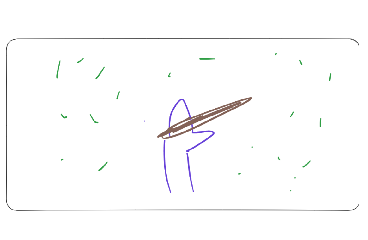

Rendered tile map (Tiled .tmx) drawn with the repository's tilesets; below, a short description and the full map source, tile grids included:
An orthogonal 23x15 tile map with 16x16 px tiles, 3 tile layers (Back, Buildings, Front), 1 hidden layer not drawn.

<map version="1.10" tiledversion="1.11.2" orientation="orthogonal" renderorder="right-down" compressionlevel="0" width="23" height="15" tilewidth="16" tileheight="16" infinite="0" nextlayerid="9" nextobjectid="4">
 <tileset firstgid="1" name="z_Ollivander45_Hogwarts" tilewidth="16" tileheight="16" tilecount="345" columns="23">
  <image source="z_Ollivander45_Hogwarts.png" width="368" height="240" />
 </tileset>
 <layer id="1" name="Back" width="23" height="15">
  <data encoding="csv">
1,2,3,4,5,6,7,8,9,10,11,12,13,14,15,16,17,18,19,20,21,22,23,
24,25,26,27,28,29,30,31,32,33,34,35,36,37,38,39,40,41,42,43,44,45,46,
47,48,49,50,51,52,53,54,55,56,57,58,59,60,61,62,63,64,65,66,67,68,69,
70,71,72,73,74,75,76,77,78,79,80,81,82,83,84,85,86,87,88,89,90,91,92,
93,94,95,96,97,98,99,100,101,102,103,104,105,106,107,108,109,110,111,112,113,114,115,
116,117,118,119,120,121,122,123,124,125,126,127,128,129,130,131,132,133,134,135,136,137,138,
139,140,141,142,143,144,145,146,147,148,149,150,151,152,153,154,155,156,157,158,159,160,161,
162,163,164,165,166,167,168,169,170,171,172,173,174,175,176,177,178,179,180,181,182,183,184,
185,186,187,188,189,190,191,192,193,194,195,196,197,198,199,200,201,202,203,204,205,206,207,
208,209,210,211,212,213,214,215,216,217,218,219,220,221,222,223,224,225,226,227,228,229,230,
231,232,233,234,235,236,237,238,239,240,241,242,243,244,245,246,247,248,249,250,251,252,253,
254,255,256,257,258,259,260,261,262,263,264,265,266,267,268,269,270,271,272,273,274,275,276,
277,278,279,280,281,282,283,284,285,286,287,288,289,290,291,292,293,294,295,296,297,298,299,
300,301,302,303,304,305,306,307,308,309,310,311,312,313,314,315,316,317,318,319,320,321,322,
323,324,325,326,327,328,329,330,331,332,333,334,335,336,337,338,339,340,341,342,343,344,345
</data>
 </layer>
 <layer id="2" name="Buildings" width="23" height="15">
  <data encoding="csv">
0,0,0,0,0,0,0,0,0,0,0,0,0,0,0,0,0,0,0,0,0,0,0,
0,0,0,0,0,0,0,0,0,0,0,0,0,0,0,0,0,0,0,0,0,0,0,
0,0,0,0,0,0,0,0,0,0,0,0,0,0,0,0,0,0,0,0,0,0,0,
0,0,0,0,0,0,0,0,0,0,0,0,0,0,0,0,0,0,0,0,0,0,0,
0,0,0,0,0,0,0,0,0,0,0,0,0,0,0,0,0,0,0,0,0,0,0,
0,0,0,0,0,0,0,0,0,0,0,0,0,0,0,0,0,0,0,0,0,0,0,
0,0,0,0,0,0,0,0,0,0,0,0,0,0,0,0,0,0,0,0,0,0,0,
0,0,0,0,0,0,0,0,0,0,0,0,0,0,0,0,0,0,0,0,0,0,0,
0,0,0,0,0,0,0,0,0,0,0,0,0,0,0,0,0,0,0,0,0,0,0,
0,0,0,0,0,0,0,0,0,0,0,0,0,0,0,0,0,0,0,0,0,0,0,
0,0,0,0,0,0,0,0,0,0,0,0,0,0,0,0,0,0,0,0,0,0,0,
0,0,0,0,0,0,0,0,0,0,0,0,0,0,0,0,0,0,0,0,0,0,0,
0,0,0,0,0,0,0,0,0,0,0,0,0,0,0,0,0,0,0,0,0,0,0,
0,0,0,0,0,0,0,0,0,0,0,0,0,0,0,0,0,0,0,0,0,0,0,
0,0,0,0,0,0,0,0,0,0,0,0,0,0,0,0,0,0,0,0,0,0,0
</data>
 </layer>
 <layer id="7" name="Buildings1" width="23" height="15" visible="0">
  <data encoding="csv">
0,0,0,0,0,0,0,0,0,0,0,0,0,0,0,0,0,0,0,0,0,0,0,
0,0,0,0,0,0,0,0,0,0,0,0,0,0,0,0,0,0,0,0,0,0,0,
0,0,0,0,0,0,0,0,0,0,0,0,0,0,0,0,0,0,0,0,0,0,0,
0,0,0,0,0,0,0,0,0,0,0,0,0,0,0,0,0,0,0,0,0,0,0,
0,0,0,0,0,0,0,0,0,0,0,0,0,0,0,0,0,0,0,0,0,0,0,
0,0,0,0,0,0,0,0,0,0,0,0,0,0,0,0,0,0,0,0,0,0,0,
0,0,0,0,0,0,0,0,0,0,0,0,0,0,0,0,0,0,0,0,0,0,0,
0,0,0,0,0,0,0,0,0,0,0,0,0,0,0,0,0,0,0,0,0,0,0,
0,0,0,0,0,0,0,0,0,0,0,0,0,0,0,0,0,0,0,0,0,0,0,
0,0,0,0,0,0,0,0,0,0,0,0,0,0,0,0,0,0,0,0,0,0,0,
0,0,0,0,0,0,0,0,0,0,0,0,0,0,0,0,0,0,0,0,0,0,0,
0,0,0,0,0,0,0,0,0,0,0,0,0,0,0,0,0,0,0,0,0,0,0,
0,0,0,0,0,0,0,0,0,0,0,0,0,0,0,0,0,0,0,0,0,0,0,
0,0,0,0,0,0,0,0,0,0,0,0,0,0,0,0,0,0,0,0,0,0,0,
0,0,0,0,0,0,0,0,0,0,0,0,0,0,0,0,0,0,0,0,0,0,0
</data>
 </layer>
 <layer id="3" name="Front" width="23" height="15">
  <data encoding="csv">
0,0,0,0,0,0,0,0,0,0,0,0,0,0,0,0,0,0,0,0,0,0,0,
0,0,0,0,0,0,0,0,0,0,0,0,0,0,0,0,0,0,0,0,0,0,0,
0,0,0,0,0,0,0,0,0,0,0,0,0,0,0,0,0,0,0,0,0,0,0,
0,0,0,0,0,0,0,0,0,0,0,0,0,0,0,0,0,0,0,0,0,0,0,
0,0,0,0,0,0,0,0,0,0,0,0,0,0,0,0,0,0,0,0,0,0,0,
0,0,0,0,0,0,0,0,0,0,0,0,0,0,0,0,0,0,0,0,0,0,0,
0,0,0,0,0,0,0,0,0,0,0,0,0,0,0,0,0,0,0,0,0,0,0,
0,0,0,0,0,0,0,0,0,0,0,0,0,0,0,0,0,0,0,0,0,0,0,
0,0,0,0,0,0,0,0,0,0,0,0,0,0,0,0,0,0,0,0,0,0,0,
0,0,0,0,0,0,0,0,0,0,0,0,0,0,0,0,0,0,0,0,0,0,0,
0,0,0,0,0,0,0,0,0,0,0,0,0,0,0,0,0,0,0,0,0,0,0,
0,0,0,0,0,0,0,0,0,0,0,0,0,0,0,0,0,0,0,0,0,0,0,
0,0,0,0,0,0,0,0,0,0,0,0,0,0,0,0,0,0,0,0,0,0,0,
0,0,0,0,0,0,0,0,0,0,0,0,0,0,0,0,0,0,0,0,0,0,0,
0,0,0,0,0,0,0,0,0,0,0,0,0,0,0,0,0,0,0,0,0,0,0
</data>
 </layer>
 <objectgroup id="4" name="Back" />
 <objectgroup id="5" name="Buildings" />
 <objectgroup id="8" name="Buildings1" />
 <objectgroup id="6" name="Front" />
</map>
